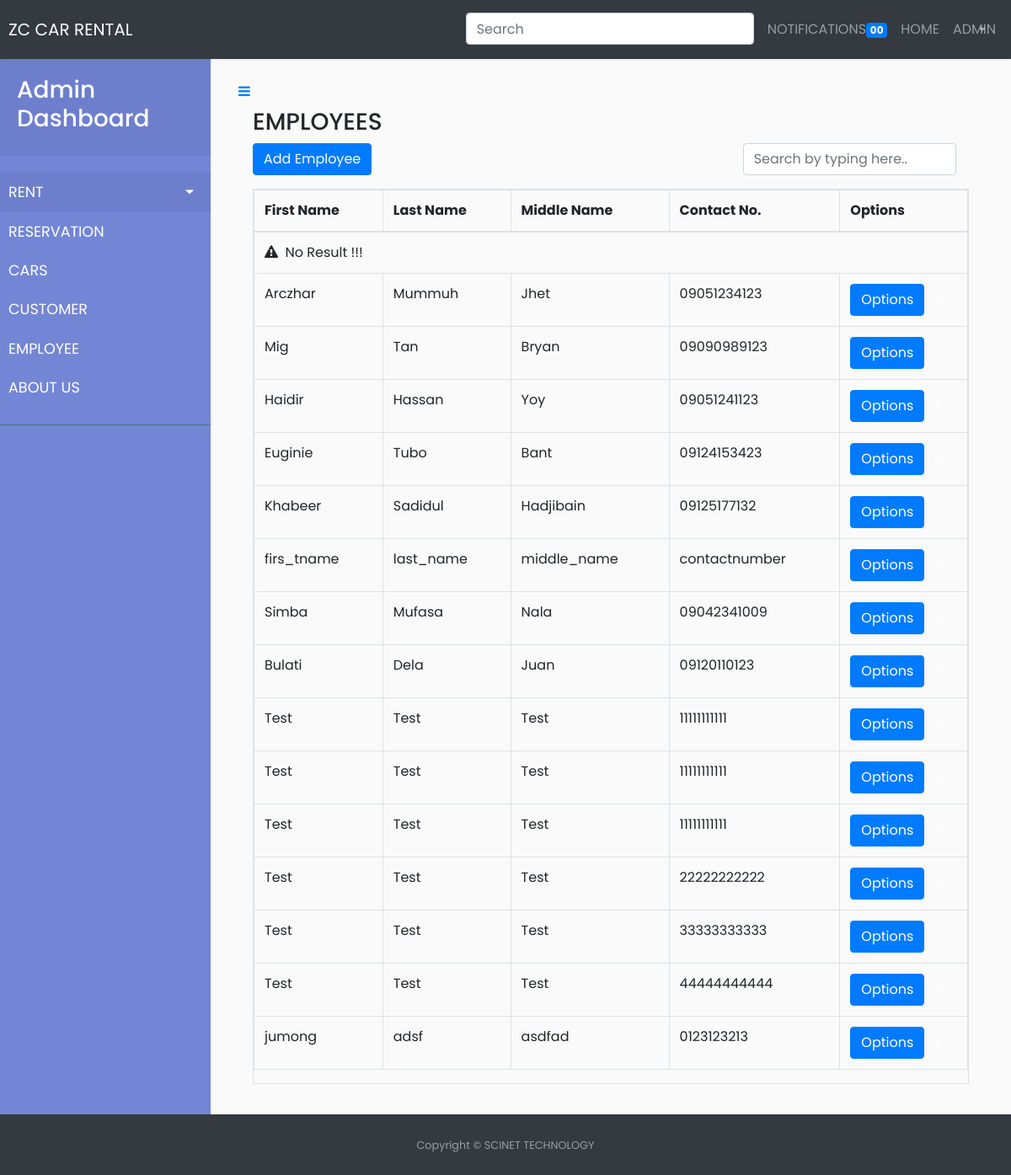
/index.php/admin_controller/employee, run on the app's committed database.
### tables this page shows
CREATE TABLE `tbl_employee` (
  `id` int(11) NOT NULL,
  `first_name` varchar(255) NOT NULL,
  `middle_name` varchar(255) NOT NULL,
  `last_name` varchar(255) NOT NULL,
  `contact` varchar(255) NOT NULL,
  `created_at` timestamp NOT NULL DEFAULT current_timestamp()
);

### application/controllers/Admin_controller.php (called while the page is built, shortened)
<?php
class Admin_controller extends CI_Controller {
	public function employee()
	{
		$this->load->model('employee_model');
		$data['fetch_data'] = $this->employee_model->fetch_data();
		$data['main_view'] = "admin/employee";
		$this->load->view('layouts/main', $data);
	}
}

### index.php (called while the page is built, shortened)
<?php
require_once BASEPATH.'core/CodeIgniter.php';

### application/models/Employee_model.php (called while the page is built, shortened)
<?php
class Employee_model extends CI_Model {
	public function fetch_data() {
		$query = $this->db->get('tbl_employee');
		return $query;
	}
}
?>

### application/views/admin/employee.php (the view, shortened to what this page needs)
<div class="container-fluid">
<div class="col-md-12 search-table-col">
  <header>
    <h3>EMPLOYEES</h3>
  </header>
  <a class="btn btn-primary"  href="<?php echo base_url();?>index.php/admin_controller/add_employee">Add Employee</a>
  <div class="form-group pull-right col-lg-4"><input type="text" placeholder="Search by typing here.." class="search form-control"></div><span class="counter pull-right"></span>
    <div class="table-responsive table-bordered table table-hover table-bordered results">
      <table class="table table-bordered" id="">
        <thead class="bill-header cs">
          <tr>
            <th id="trs-hd" class="">First Name</th>
            <th id="trs-hd" class="">Last Name</th>
            <th id="trs-hd" class="">Middle Name</th>
            <th id="trs-hd" class="">Contact No.</th>
            <th id="trs-hd" class="">Options</th>
          </tr>
        </thead>
        <tbody>
          <tr class="warning no-result">
            <td colspan="12"><i class="fa fa-warning"></i>&nbsp; No Result !!!</td>
          </tr>
          <?php if($fetch_data->num_rows() > 0):?>
            <?php foreach($fetch_data->result_array() as $row): ?>
              <tr>
                <td><?php echo $row['first_name'] ?></td>
                <td><?php echo $row['last_name'] ?></td>
                <td><?php echo $row['middle_name'] ?></td>
                <td><?php echo $row['contact'] ?></td>
                <td>
                  <div class="dropdown"><button class="btn btn-primary dropdown-toggle" data-toggle="dropdown" aria-expanded="false" type="button" >Options</button>
                  </div>
                </td>
              </tr>
            <?php endforeach; ?>
          <?php endif; ?>
        </tbody>
      </table>
    </div>
</div>
</div>

### application/views/layouts/header.php (shortened to what this page needs)
<!doctype html>
<html lang="en">
  <head>
    <link rel="stylesheet" href="<?php echo base_url('assets/css/bootstrap.min.css');?>">
    <link rel="stylesheet" href="<?php echo base_url('assets/css/styles.css');?>">
    <link rel="stylesheet" href="<?php echo base_url('assets/fonts/font-awesome.min.css');?>">
  </head>
  <body>

### application/views/layouts/main.php (shortened to what this page needs)
<?php $this->load->view('layouts/header'); ?>
  <nav class="navbar navbar-expand-lg navbar-dark bg-dark mb-0">
    <a class="navbar-brand" href="#">ZC CAR RENTAL</a>
    <div class="collapse navbar-collapse" id="navbarText">
      <ul class="nav navbar-nav ml-auto">
      <li class="nav-item" role="presentation">
        <form class="form-inline">
            <div class="md-form my-0">
              <input class="form-control mr-sm-2" type="text" placeholder="Search" aria-label="Search">
            </div>
          </form>
      </li>
      <li class="nav-item" role="presentation"><a class="nav-link" href="#">NOTIFICATIONS<span class="badge badge-primary">00</span></a></li>
      <li class="nav-item" role="presentation"><a class="nav-link" href="#">HOME</a></li>
      <li class="nav-item dropdown">
        <a class="dropdown-toggle nav-link" data-toggle="dropdown" aria-expanded="false" href="#">ADMIN</a>
    </div>
  </nav>
    <div class="wrapper">
   <?php $this->load->view('layouts/sidebar'); ?>
    <div id="content">
    <a id="sidebarCollapse" class="btn btn-link" role="button" href="#menu-toggle" id="menu-toggle"><i class="fa fa-bars"></i></a>
      <?php $this->load->view($main_view); ?>
      </div>
    </div>
<?php $this->load->view('layouts/footer'); ?>

### application/views/layouts/sidebar.php (shortened to what this page needs)
<nav id="sidebar">
    <div class="sidebar-header">
        <h3><a href="<?php echo base_url('admin_controller'); ?>">Admin Dashboard</a></h3>
    </div>
    <ul class="list-unstyled components">
        <li class="active">
            <a href="#homeSubmenu" data-toggle="collapse" aria-expanded="false" class="dropdown-toggle">RENT</a>
        </li>
        <li>
            <a href="<?php echo base_url('admin_controller/reservation'); ?>">RESERVATION</a>
        </li>
        <li>
            <a href="<?php echo base_url('admin_controller/cars'); ?>">CARS</a>
        </li>
        <li>
            <a href="<?php echo base_url('admin_controller/customer'); ?>">CUSTOMER</a>
        </li>
        <li>
            <a href="<?php echo base_url('admin_controller/employee'); ?>">EMPLOYEE</a>
        </li>
        <li>
            <a href="<?php echo base_url('admin_controller/team'); ?>">ABOUT US</a>
        </li>
    </ul>
</nav>

### application/views/layouts/footer.php (shortened to what this page needs)
  <footer id="sticky-footer" class="py-4 bg-dark text-white-50">
    <div class="container text-center">
      <small>Copyright &copy; SCINET TECHNOLOGY</small>
    </div>
  </footer>
</body>
  </body>
</html>

### assets/css/styles.css (style rules this page uses)
body { font-family: 'Poppins', sans-serif; background: #fafafa; }
a, a:hover, a:focus { color: inherit; text-decoration: none; transition: all 0.3s; }
.navbar { padding: 15px 10px; background: #fff; border: none; border-radius: 0; margin-bottom: 0px; box-shadow: 1px 1px 3px rgba(0, 0, 0, 0.1); }
.wrapper { display: flex; width: 100%; align-items: stretch; }
#sidebar { min-width: 250px; max-width: 250px; background: #7386D5; color: #fff; transition: all 0.3s; }
#sidebar .sidebar-header { padding: 20px; background: #6d7fcc; }
#sidebar ul.components { padding: 20px 0; border-bottom: 1px solid #47748b; }
#sidebar ul li a { padding: 10px; font-size: 1.1em; display: block; }
#sidebar ul li.active>a, a[aria-expanded="true"] { color: #fff; background: #6d7fcc; }
a[data-toggle="collapse"] { position: relative; }
.dropdown-toggle::after { display: block; position: absolute; top: 50%; right: 20px; transform: translateY(-50%); }
#content { width: 100%; padding: 20px; min-height: 100vh; transition: all 0.3s; }

### data on the page
tbl_employee: first_name "Arczhar", last_name "Mummuh", middle_name "Jhet", contact "09051234123"
tbl_employee: first_name "Mig", last_name "Tan", middle_name "Bryan", contact "09090989123"
tbl_employee: first_name "Haidir", last_name "Hassan", middle_name "Yoy", contact "09051241123"
tbl_employee: first_name "Euginie", last_name "Tubo", middle_name "Bant", contact "09124153423"
tbl_employee: first_name "Khabeer", last_name "Sadidul", middle_name "Hadjibain", contact "09125177132"
tbl_employee: first_name "firs_tname", last_name "last_name", middle_name "middle_name", contact "contactnumber"
tbl_employee: first_name "Simba", last_name "Mufasa", middle_name "Nala", contact "09042341009"
tbl_employee: first_name "Bulati", last_name "Dela", middle_name "Juan", contact "09120110123"
tbl_employee: first_name "Test", last_name "Test", middle_name "Test", contact "11111111111"
tbl_employee: first_name "Test", last_name "Test", middle_name "Test", contact "11111111111"
tbl_employee: first_name "Test", last_name "Test", middle_name "Test", contact "11111111111"
tbl_employee: first_name "Test", last_name "Test", middle_name "Test", contact "22222222222"
tbl_employee: first_name "Test", last_name "Test", middle_name "Test", contact "33333333333"
tbl_employee: first_name "Test", last_name "Test", middle_name "Test", contact "44444444444"
tbl_employee: first_name "jumong", last_name "adsf", middle_name "asdfad", contact "0123123213"
